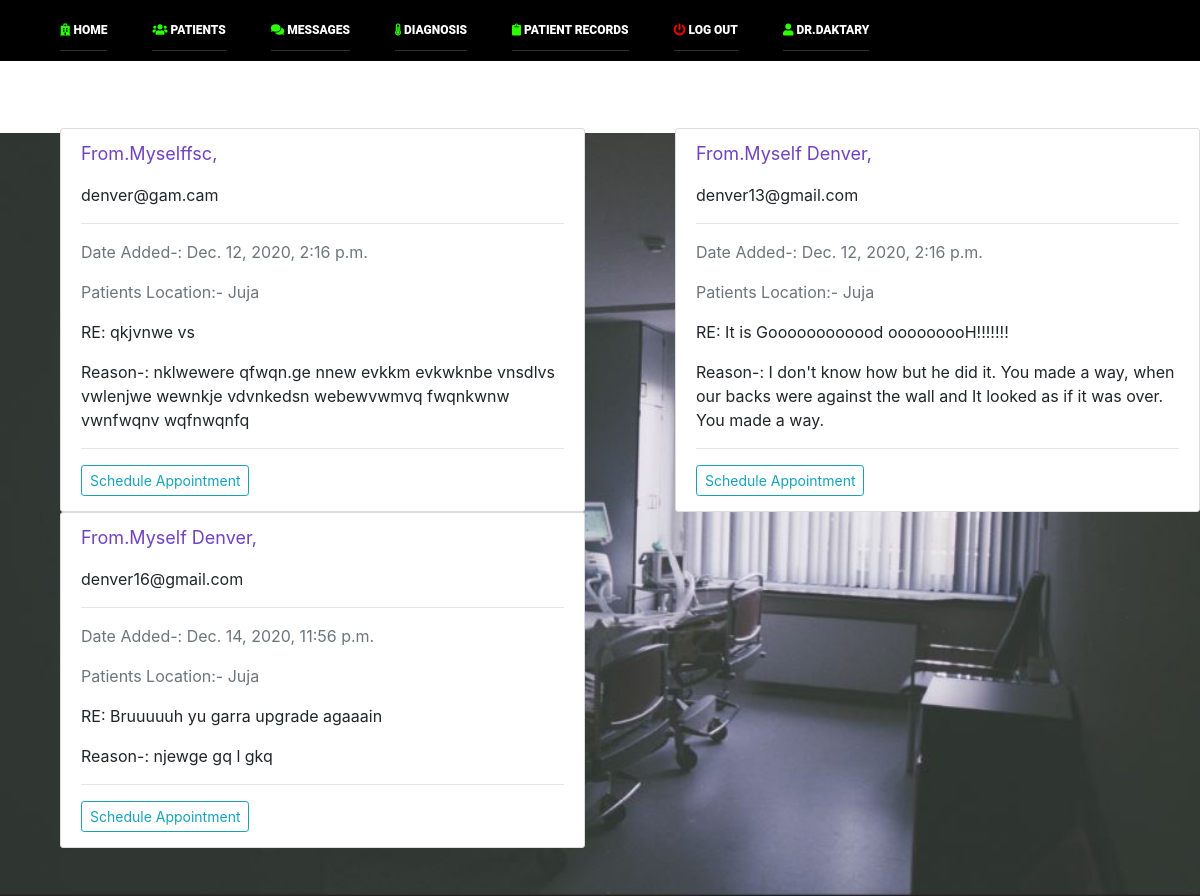
The app's page /dct_app/ (signed in) with its own data.
### MyDoc/models.py (models this page shows, shortened)
class Appointment(models.Model):
    user = models.ForeignKey(User, null=True, on_delete=models.CASCADE, related_name="recrds")
    doc = models.ForeignKey('Doctors.Doctor', null=True, on_delete=models.PROTECT, related_name="dcts")
    name = models.CharField(max_length=40)
    date = models.DateTimeField(auto_now_add=True, null=True)
    subject = models.CharField(max_length=60, null=True)
    number = models.IntegerField()
    location = models.CharField(max_length=60, null=True, default="Juja")
    email = models.EmailField()
    message = models.TextField()
    waiting_status = models.BooleanField(default=True)

### Doctors/views.py (the view)
# urls.py: path('', views.indexview, name='index'),
def indexview(request):
    if request.user.is_authenticated:
        dcts = Appointment.objects.all().filter(doc__doctor_name=request.user, waiting_status=True)
        context = {
            'dcts': dcts
            }
        return render(request, 'Doctors/index.html', context)
    else:
        return redirect('Doctors:login_admn')

### Doctors/templates/Doctors/index.html (shortened to what this page needs)
{% extends 'Doctors/base.html' %}
{% load static %}
{% block content %}
<body>
<img src="{% static 'MyDoc/image/daan.jpg'%}" style="z-index: -1" class="bg" alt="">
<div class="container-fluid">
        <div class="col-md-10 col-xs-10 col-sm-10">
            <h3 class="round3" style="text-align: center;">My Appointments</h3>
        </div>
        <div class="col-md-1 col-xs-1 col-sm-1"></div>
</div>
    <br>
 <div class="row">
    {% if dcts %}
    {% for patient in dcts %}
        <div class="col-md-6">
    <div class="content-section" style="background: #ffffff; padding: 90px 20px 15px; border: 1px solid #dddddd; border-radius: 3px; margin-left: 60px; margin-top: 60px; margin-bottom: -60px;">
          <div class="media">
            <div class="media-body">
            <p class="account-heading" style="font-size: 18px; color: #6f42c1; margin-top: -79px;">From.{{ patient.name }},&nbsp; &nbsp; &nbsp; &nbsp; &nbsp; &nbsp; &nbsp; &nbsp; &nbsp; &nbsp; &nbsp; &nbsp; &nbsp; &nbsp; &nbsp; &nbsp;
            </p>
                <p>{{ patient.email }}</p>
                <hr>
                <p class="text-secondary">Date Added-: {{ patient.date }}</p>
                    <p class="text-secondary">Patients Location:-  {{ patient.location }}</p>
                <p>RE: {{ patient.subject }}</p>
                <p>Reason-: {{ patient.message }}</p>
                <hr>
                 <a href="{% url 'Doctors:dct_appnt' %}" class="btn btn-outline-info btn-sm" role="button">
                     Schedule Appointment
                 </a>
         </div>
    </div>
    </div>
</div>
   {% endfor %}
    {% endif %}
 </div>
</body>
{% endblock %}

### Doctors/templates/Doctors/base.html (shortened to what this page needs)
{% load static %}
<!DOCTYPE html>
<html lang="en">
 <head>
        <link rel="stylesheet" href="{% static 'MyDoc/css/index.css' %}" type="text/css">
       <link rel="stylesheet" href="https://use.fontawesome.com/releases/v5.7.0/css/all.css">
        <link rel="stylesheet" href="https://stackpath.bootstrapcdn.com/bootstrap/4.5.2/css/bootstrap.min.css">
        <link rel="stylesheet" href="{% static 'Doctors/css/bootstrap.min.css' %}">
        <link rel="stylesheet" href="{% static 'Doctors/css/animate.css' %}">
        <link rel="stylesheet" href="{% static 'Doctors/css/ionicons.min.css' %}">
        <link rel="stylesheet" href="{% static 'Doctors/css/flaticon.css' %}">
        <link rel="stylesheet" href="{% static 'Doctors/css/icomoon.css' %}">
</head>
<body>
{% if user.doctor %}
  <header class="header_area" style="background-color: #0b0b0b;">
  <div class="main_menu">
    <nav class="navbar navbar-expand-lg navbar-light" id="navbar" style="background: black;">
      <div class="container" style="background: black;">
        <div class="collapse navbar-collapse offset" id="navbarSupportedContent">
          <ul class="nav navbar-nav navbar-left menu_nav">
            <li class="nav-item"><a class="nav-link" href="{% url 'Doctors:index' %}"><i class="fa fa-hospital" style="color: #2bff00"></i>&nbsp;Home</a></li>
            <li class="nav-item"><a class="nav-link" href="{% url 'Doctors:all_patients' %}"><i class="fa fa-users" style="color: #2bff00"></i>&nbsp;Patients</a></li>
              <li class="nav-item"><a class="nav-link" href=""><i class="fa fa-comments" style="color: #2bff00"></i>&nbsp;Messages</a></li>
               <li class="nav-item"><a class="nav-link" href="{% url 'Doctors:medrecs' %}"><i class="fa fa-thermometer-three-quarters" style="color: #2bff00"></i>&nbsp;Diagnosis</a></li>
           <li class="nav-item"><a class="nav-link" href="{% url 'Doctors:med_detal' %}"><i class="fa fa-clipboard" style="color: #2bff00"></i>&nbsp;Patient Records</a></li>
          </ul>
            <ul class="nav navbar-nav navbar-right" style="margin-right: -110px">
                {% if user.is_authenticated %}
                <li class="nav-item">
                    <a class="nav-link" href="{% url 'Doctors:logout_admn' %}">
                        <i class="fa fa-power-off" style="color: red" aria-hidden="true"></i>&nbsp;Log out
                    </a>
                </li>
                    <li class="nav-item">
                        <a class="nav-link" href="{% url 'Doctors:index' %}">
                            <i class="fa fa-user" style="color: #2bff00"></i>&nbsp;Dr.{{ user.username }}
                        </a>
                    </li>
                   {% else %}
                <li class="nav-item"><a class="nav-link" href="{% url 'Doctors:login_admn' %}">
                        <span class="glyphicon glyphicon-plus" aria-hidden="true"></span>&nbsp;Log in
                    </a>
                </li>
                {% endif %}
            </ul>
        </div>
      </div>
    </nav>
  </div>
</header>
{% endif %}
{% block content %}
{% endblock %}
</body>
</html>

### MyDoc/static/MyDoc/css/index.css (style rules this page uses)
html { margin: 0; padding: 0; box-sizing: border-box; font-family: 'poppins', Sans-Serif; font-size: 16px; overflow-x: hidden; overflow-y: hidden; }
body { margin: 0; padding: 0; font-size: 16px; color: #333; overflow: auto; height: 100vh; overflow-x: hidden; }
.header_area { position: relative; width: 100%; z-index: 99; transition: background 0.4s, all 0.3s linear; }
.header_area .navbar { background: transparent; padding: 10px; border: 0px; border-radius: 0px; }
.header_area .navbar .nav .nav-item { margin-left: 45px; }
.header_area .navbar .nav .nav-item .nav-link { font: 500 12px/80px "Roboto", sans-serif; text-transform: uppercase; font-weight: 900; color: #fff; padding: 0px; display: inline-block; }
.header_area .navbar .nav .nav-item .nav-link:after { display: none; }
.header_area .navbar .nav .nav-item:last-child { margin-right: 0px; }
.header_area .navbar .nav .nav-item { margin-right: 28px; }
.header_area { position: absolute; }
.header_area .navbar { background: #5409e9; }
.header_area .navbar .nav .nav-item .nav-link { line-height: 40px; margin-right: 0px; display: block; border-bottom: 1px solid #ededed33; border-radius: 0px; }
.header_area .navbar-collapse { max-height: 340px; }
.header_area .navbar .nav .nav-item { margin-right: 0px; }
.header_area .navbar-collapse { max-height: 100px; }
.navbar .container { margin-left: -10px; padding-left: 15px; padding-right: 15px; }
.bg { position: absolute; left: 0; width: 100%; max-height: 100%; bottom: 0; object-fit: cover; background-position: center; }

### records on screen
Appointment: name "Myselffsc", email "denver@gam.cam", date "Dec. 12, 2020, 2:16 p.m.", location "Juja", subject "qkjvnwe vs", message "nklwewere qfwqn.ge nnew evkkm evkwknbe vnsdlvs vwlenjwe wewnkje vdvnkedsn webewvwmvq fwqnkwnw vwnfwqnv wqfnwqnfq"
Appointment: name "Myself Denver", email "denver13@gmail.com", date "Dec. 12, 2020, 2:16 p.m.", location "Juja", subject "It is Goooooooooood ooooooooH!!!!!!!", message "I don't know how but he did it. You made a way, when our backs were against the wall and It looked as if it was over. You made a way."
Appointment: name "Myself Denver", email "denver16@gmail.com", date "Dec. 14, 2020, 11:56 p.m.", location "Juja", subject "Bruuuuuh yu garra upgrade agaaain", message "njewge gq l gkq"

### other values on screen
{{ user.username }} "DAKTARY"
